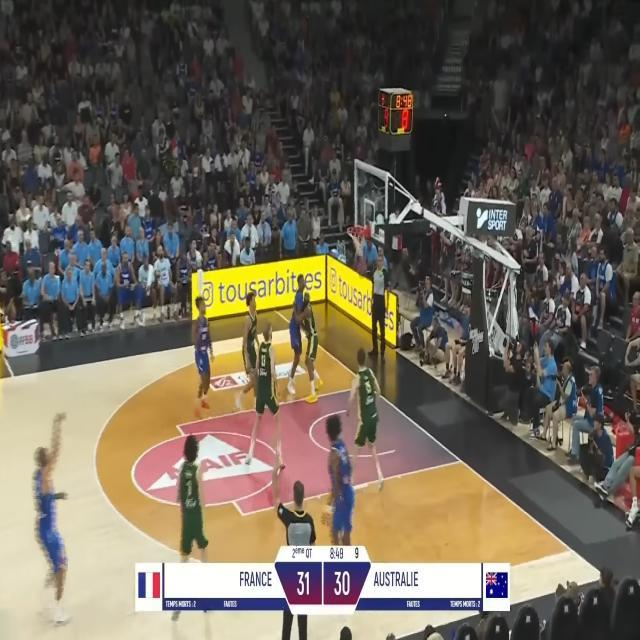
#> input picture data/imagesJogo/imagem1.jpg, 640 x 640 px; its folder holds only this picture in this run
$ python modelJogo.py
#> lines starting #> are read from the running program, lines starting #| are printed output that depends on the picture
import cv2
import numpy as np
import matplotlib.pyplot as plt

def carregar_e_preparar_imagem(caminho, escala=0.5, margem_crop=0.15):

    # Carregar imagem
#> called with caminho = 'data/imagesJogo/imagem1.jpg', escala = 0.5, margem_crop = 0.15
    img = cv2.imread(caminho)
#> img is the input picture: shape (640, 640, 3); mean B, G, R 88.3, 101.8, 110.6
    if img is None:
        raise ValueError(f"Erro ao carregar a imagem: {caminho}")

    # Redimensionar mantendo proporção
    img_resized = cv2.resize(img, None, fx=escala, fy=escala, interpolation=cv2.INTER_AREA)

    # Recortar imagem para focar na região central, removendo partes que podem atrapalhar
    h, w = img_resized.shape[:2]
#> h = 320; w = 320
    y1, y2 = int(h * margem_crop), int(h * (1 - margem_crop))
#> y1 = 48; y2 = 272
    x1, x2 = int(w * margem_crop), int(w * (1 - margem_crop))
#> x1 = 48; x2 = 272
    img_crop = img_resized[y1:y2, x1:x2]
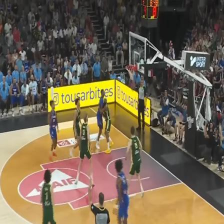
#> img_crop: shape (224, 224, 3); mean B, G, R 81.2, 102.7, 116.7

    return img_crop


def corrigir_white_balance(img):

    b, g, r = cv2.split(img)
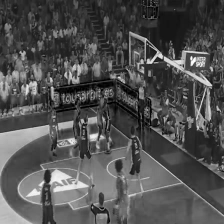
#> b: shape (224, 224); min 0, max 255, mean 81.2
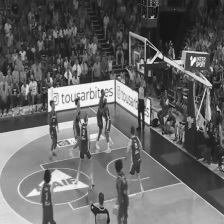
#> g: shape (224, 224); min 14, max 252, mean 102.7
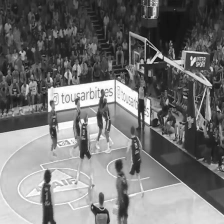
#> r: shape (224, 224); min 16, max 255, mean 116.7

    mean_r, mean_g, mean_b = np.mean(r), np.mean(g), np.mean(b)
#> mean_r = 116.7; mean_g = 102.7; mean_b = 81.22
    mean_gray = (mean_r + mean_g + mean_b) / 3
#> mean_gray = 100.2

    kr, kg, kb = mean_gray / mean_r, mean_gray / mean_g, mean_gray / mean_b
#> kr = 0.859; kg = 0.976; kb = 1.23

    r_corr = np.clip(r * kr, 0, 255).astype(np.uint8)
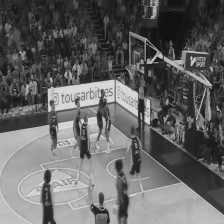
#> r_corr: shape (224, 224); min 13, max 218, mean 99.7
    g_corr = np.clip(g * kg, 0, 255).astype(np.uint8)
    b_corr = np.clip(b * kb, 0, 255).astype(np.uint8)
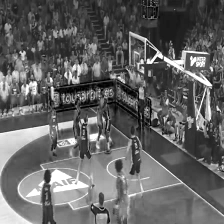
#> b_corr: shape (224, 224); min 0, max 255, mean 99.4

    img_corrigida = cv2.merge([b_corr, g_corr, r_corr])
    return img_corrigida


def reduzir_ruido(img):

    img_denoised = cv2.bilateralFilter(img, d=9, sigmaColor=75, sigmaSpace=75)
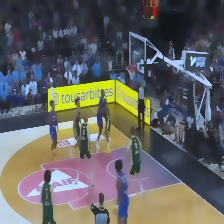
#> img_denoised: shape (224, 224, 3); mean B, G, R 98.8, 99.3, 99.4
    return img_denoised


if __name__ == "__main__":

    qtd_imagens = 3

    for i in range(qtd_imagens):
        caminho_imagem = f'data/imagesJogo/imagem{i+1}.jpg'
        imagem = carregar_e_preparar_imagem(caminho_imagem)

        imagem_corrigida = corrigir_white_balance(imagem)

        imagem_menor_ruido = reduzir_ruido(imagem_corrigida)

        fig, axs = plt.subplots(2, 3, figsize=(12, 8))

        axs[0,0].imshow(imagem)
        axs[0,0].set_title('Original')

        axs[0,1].imshow(imagem_corrigida)
        axs[0,1].set_title('White Balance Corrigido')

        axs[0,2].imshow(imagem_menor_ruido)
        axs[0,2].set_title('Redução de Ruído')

        plt.tight_layout()
        plt.show()
#> figure, not shown here; B, G, R data is drawn as R, G, B
#> (the run stopped early here; a loop or call above may not have finished)
